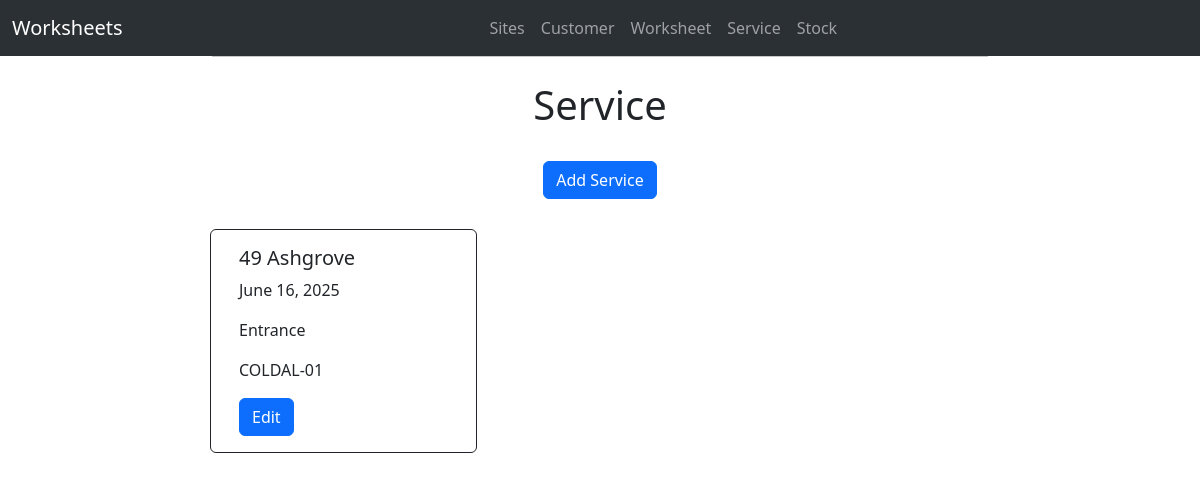
The app's page /service/ with its own data.
### workforms/models.py (models this page shows)
class Service(models.Model):
    site_name = models.ForeignKey(Site, on_delete=models.CASCADE)
    date = models.DateField()
    location = models.CharField(max_length=100)
    door_Code = models.CharField(max_length=20)
    installation_type = models.CharField(max_length=50, choices=Choices.INSTALLATION)
    controller_type =models.CharField(max_length=30)
    controller_condition = models.CharField(max_length=50, choices=Choices.CONDITION)
    selector_type = models.CharField(max_length=50, choices=Choices.SELECTOR)
    selector_other = models.CharField(max_length=50, blank=True)
    door_type = models.CharField(max_length=50, choices=Choices.DOOR_TYPE)
    door_condition = models.CharField(max_length=50, choices=Choices.CONDITION)
    arm_type = models.CharField(max_length=50, choices=Choices.ARM_TYPE, blank=True)
    arm_condition = models.CharField(max_length=50, choices=Choices.CONDITION, blank=True)
    roller_condition = models.CharField(max_length=50, choices=Choices.CONDITION, blank=True)
    battery_condition = models.CharField(max_length=50, choices=Choices.CONDITION, blank=True)
    internal_activation = models.CharField(max_length=50, choices=Choices.SENSOR)
    internal_activation_condition = models.CharField(max_length=50, choices=Choices.CONDITION)
    external_activation  = models.CharField(max_length=50, choices=Choices.SENSOR)
    external_activation_condition = models.CharField(max_length=50, choices=Choices.CONDITION)
    safety_sensor = models.CharField(max_length=50, choices=Choices.SENSOR)
    safety_sensor_condition = models.CharField(max_length=50, choices=Choices.CONDITION)
    open_speed = models.IntegerField()
    close_speed = models.IntegerField()
    hold_open = models.IntegerField()
    hours = models.IntegerField()
    cycles = models.IntegerField()
    notes = models.TextField(blank=True)
    image1 = models.ImageField()
    image2 = models.ImageField(blank=True)
    image3 = models.ImageField(blank=True)
    image4 = models.ImageField(blank=True)
    image5 = models.ImageField(blank=True)
    image6 = models.ImageField(blank=True)
    status = models.CharField(max_length=50, choices=Choices.STATUS, default="Created")

class Site(models.Model):
    site_name = models.CharField(max_length=40)
    address = models.CharField(max_length=40, blank=True)
    town = models.CharField(max_length=40, blank=True)
    county = models.CharField(max_length=40, blank=True)
    country = models.CharField(max_length=40, blank=True)
    aircode = models.CharField(max_length=40, blank=True)
    def __str__(self):
        return str(self.site_name)

### workforms/views.py (the view)
# urls.py: path('service/', service, name='Service Sheet'),
def service(request):
    services = Service.objects.all()
    return render(request, 'service.html', {'services': services})

### workforms/templates/service.html
{% extends 'base.html' %}
{% block content %}
<div class="text-center" style="margin: 20px;">
  <h1>Service</h1>
  <br>
  <a class="btn btn-primary" href="/service/add_service" role="button">Add Service</a>
  <br>
  <br>
</div>
    <div class="row row-cols-1 row-cols-md-3 g-4">
    {% for x in services %}
      <div class="card border-dark mb-3" style="max-width: 18rem; margin: 10px;">
        <div class="card-body">
          <h5 class="card-title">{{ x.site_name }}</h5>
              <p class="card-text">{{ x.date }}</p>
              <p class="card-text">{{ x.location }}</p>
              <p class="card-text">{{ x.door_Code }}</p>
          <a class="btn btn-primary" href="/service/edit_service/{{ x.id }}" role="button">Edit</a>
        </div>
      </div>
    {% endfor %}
  </div>
{% endblock %}

### records on screen
Service: site_name "49 Ashgrove", date "June 16, 2025", location "Entrance", door_Code "COLDAL-01"
